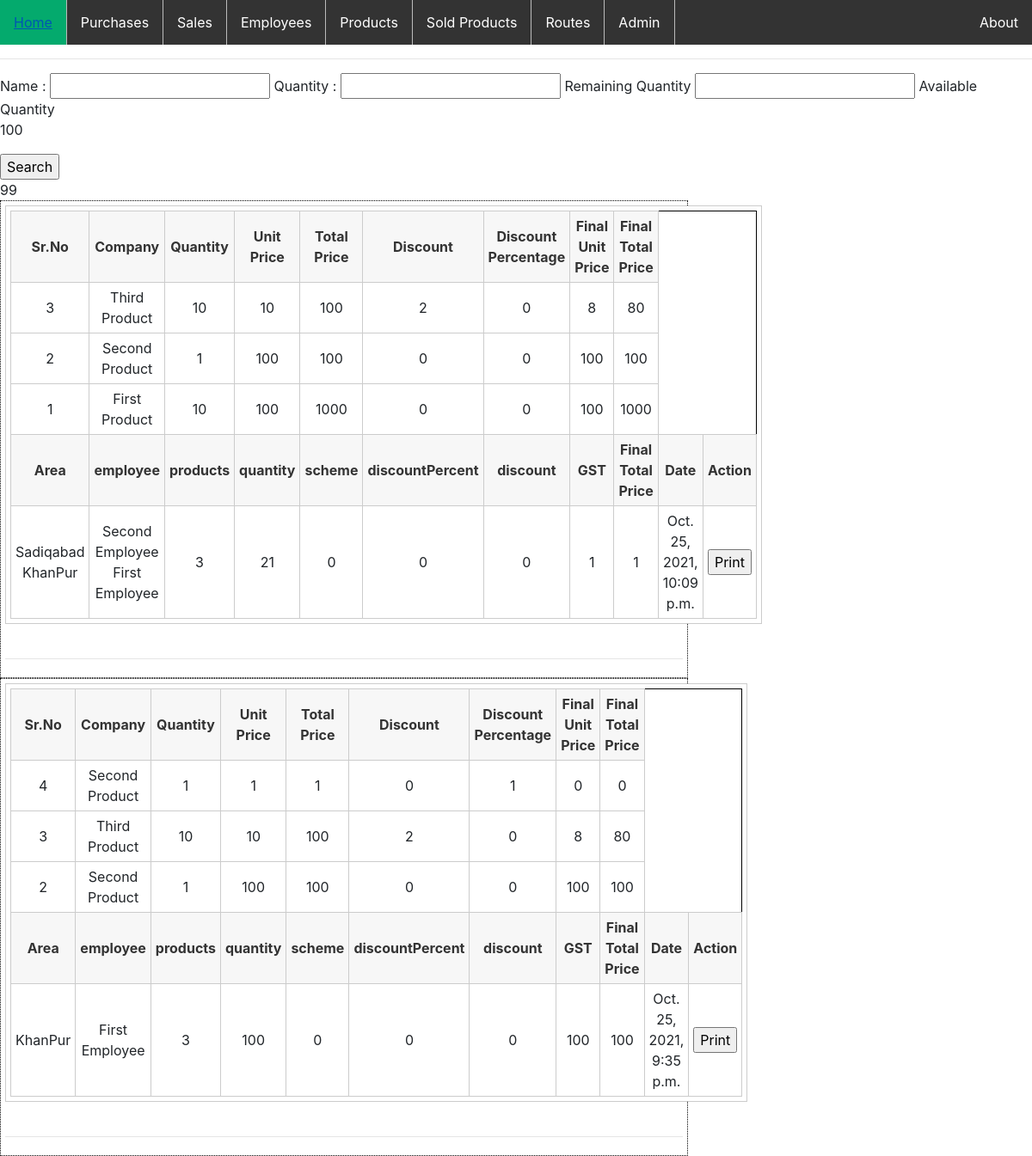
Page /sales/ on the committed database.
### touqeerapp1/models.py (models this page shows, shortened)
class sale(models.Model):
    Area = models.ManyToManyField(Routes)
    employee = models.ManyToManyField(Employee)
    products = models.ManyToManyField(Product)
    quantity = models.IntegerField(null=True)
    scheme = models.IntegerField(null=True)
    discountPercent = models.IntegerField(null=True)
    discount = models.IntegerField(null=True)
    gst = models.IntegerField(null=True)
    value = models.IntegerField(null=True)
    date_created = models.DateTimeField(auto_now_add=True, null=True)
    date = models.DateField(auto_now_add=True, null=True)
    user = models.ForeignKey(User,on_delete=models.CASCADE, related_name='admin2',null=True)
    saleproduct = models.ManyToManyField(SaleProduct,related_name='productforsale')
    class Meta:
        ordering = ('-date_created',)

class SaleProduct(models.Model):
    name = models.ForeignKey(Product,related_name='productName',on_delete=models.CASCADE,null=True)
    quantity = models.IntegerField( null=True)
    scheme = models.IntegerField( null=True)
    rate = models.IntegerField (null=True)
    discountPercent = models.IntegerField( null=True)
    discount = models.IntegerField( null=True)
    gst = models.IntegerField( null=True)
    value = models.IntegerField( null=True)
    date_created = models.DateTimeField(auto_now_add=True, null=True)
    product_image = models.ImageField(upload_to='product_image/', null=True, blank=True)
    class Meta:
        ordering = ('-date_created',)

class Product(models.Model):
    name = models.CharField(max_length=80, unique=True)
    quantity = models.IntegerField( null=True)
    scheme = models.IntegerField( null=True)
    rate = models.IntegerField (null=True)
    discountPercent = models.IntegerField( null=True)
    discount = models.IntegerField( null=True)
    gst = models.IntegerField( null=True)
    value = models.IntegerField( null=True)
    date_created = models.DateTimeField(auto_now_add=True, null=True)
    product_image = models.ImageField(upload_to='product_image/', null=True, blank=True)
    class Meta:
        ordering = ('-date_created',)
    def __str__(self):
        return  self.name

class Routes(models.Model):
    AreaName = models.CharField(max_length=80, unique=True)
    AreaDistance = models.CharField(max_length=80, unique=True)
    user = models.ForeignKey(User,on_delete=models.CASCADE, related_name='admins',null=True)
    date_created = models.DateTimeField(auto_now_add=True, null=True)
    class Meta:
        ordering = ('-date_created',)

class Employee(models.Model):
    name = models.CharField(max_length=80, unique=True)
    phone = models.CharField(max_length=80, unique=True)
    email = models.EmailField(max_length=80, unique=True)
    HomeAdress = models.CharField(max_length=80, unique=True)
    Area = models.ManyToManyField(Routes)
    Salary = models.CharField(max_length=80, unique=True)
    user = models.ForeignKey(User,on_delete=models.CASCADE, related_name='admin1',null=True)
    date_created = models.DateTimeField(auto_now_add=True, null=True)
    class Meta:
        ordering = ('-date_created',)

### touqeerapp1/views.py (the view)
# urls.py: path('sales/',views.sales),
def sales(request):
    if request.method=="POST":
        product = request.POST.get('productname')
        quantity = request.POST.get('quantity')
        remaining = request.POST.get('remaining')
        Product.objects.all().filter(name = product).update(quantity = remaining)
        q = Product(name = product)
        quant = q.quantity;
        result = Product.objects.all().filter(name = product)
        data = OrderItem.objects.all()
        context = {'result':result,'q':quant,'data':data}
        return render(request,'touqeerapp/sales.html',context)
    else:
        data = sale.objects.all()
        q = Product.objects.filter(name='Second Product').values('quantity')
        quan = q.annotate(difference = F('quantity')-1)
        quant = quan
        context = {'q': quant,'data':data}
        return render(request,'touqeerapp/sales.html',context)

### touqeerapp1/templates/touqeerapp/sales.html (shortened to what this page needs)
{% extends 'touqeerapp/main.html' %}
{% load mathfilters %}
  {% block content %}
<form method="post">
Name : <input type="text" name="productname">
    Quantity : <input type="text" oninput="myFunction()" id ="q1"name="quantity">
    {% for q in q %}
    Remaining Quantity
    <input type="text" id="q2"  name="remaining"value="">
    Available Quantity<p id="q3">{{q.quantity}}</p>
{%endfor%}
<input type="submit" value="Search">
    </form>
{% for q in q %}
{{q.difference}}
{%endfor%}
{% for data in data %}
<div id="dvContents{{data.id}}" style="border: 1px dotted black; padding: 5px; width:800px;text-align:center">
<table cellspacing="0" cellpadding="0" border="1px" bgcolor="#ffffff" style="text-align:center">
	<tr>
		<td>
<table cellspacing="3" border="0" style="text-align:center; border: 1px solid black;" >
    <thead ><tr bgcolor="#ffffff" >
    <th>Sr.No</th><th>Company</th><th>Quantity</th><th>Unit Price</th><th>Total Price</th><th>Discount</th><th>Discount Percentage</th>
        <th>Final Unit Price</th><th>Final Total Price</th>
    </tr>
</thead>
    <tbody>
    {% for product in data.saleproduct.all %}
    <tr bgcolor="#ffffff"><td>{{product.id}}</td><td>{{product.name}}</td><td>{{product.quantity}}</td><td>{{product.rate}}</td>
        <td>{{product.rate|mul:product.quantity}}</td>
        <td>{{product.discount}}</td><td>{{product.discountPercent}}</td>
    <td>{{product.rate|sub:product.discountPercent|sub:product.discount }}</td>
        <td>{{product.rate|sub:product.discountPercent|sub:product.discount|mul:product.quantity }}</td>
    </tr>
{%endfor%}
    <thead ><tr bgcolor="#ffffff">
    <th>Area</th><th>employee</th><th>products</th><th>quantity</th><th>scheme</th><th>discountPercent</th><th>discount</th>
        <th>GST</th><th>Final Total Price</th><th>Date</th><th>Action</th>
    </tr>
</thead><tbody>
<tr bgcolor="#ffffff"><td>   {% for area in data.Area.all %}{{area.AreaName}} {%endfor%}</td><td>    {% for employee in data.employee.all %}{{employee.name}} {%endfor%}
</td><td>{{data.saleproduct.count}}</td><td>{{data.quantity}}</td>
        <td>{{data.discount}}</td><td>{{data.discountPercent}}</td>
    <td>{{data.gst }}</td>
        <td>{{data.value }}</td><td>{{data.value }}</td>
    <td>{{data.date_created}}</td><td><input type="button" onclick="PrintTable({{data.id}});" value="Print"/></td>
</tr></tbody>
</tbody>
    </table>
            	</td>
	</tr>
</table>
<br><hr>
</div>
  {% endfor %}
{% endblock %}

### touqeerapp1/templates/touqeerapp/main.html (style rules this page uses)
table, td, th { border: 1px solid black; }
table { border-collapse: collapse; width: 100%; }
th { text-align: left; }
body { font-family: Arial; font-size: 10pt; }
table { border: 1px solid #ccc; border-collapse: collapse; }
table th { background-color: #F7F7F7; color: #333; font-weight: bold; }
table th, table td { padding: 5px; border: 1px solid #ccc; }

### rows in the picture
sale: saleproduct.count "3", quantity "21", discount "0", discountPercent "0", gst "0", value "1", date_created "Oct. 25, 2021, 10:09 p.m."
SaleProduct: id "3", name "Third Product", quantity "10", rate "10", rate|mul "100", discount "2", discountPercent "0", rate|sub "8", rate|sub "80"
SaleProduct: id "2", name "Second Product", quantity "1", rate "100", rate|mul "100", discount "0", discountPercent "0", rate|sub "100"
SaleProduct: id "1", name "First Product", quantity "10", rate "100", rate|mul "1000", discount "0", discountPercent "0", rate|sub "100", rate|sub "1000"
Routes: AreaName "Sadiqabad"
Routes: AreaName "KhanPur"
Employee: name "Second Employee"
Employee: name "First Employee"
sale: saleproduct.count "3", quantity "100", discount "0", discountPercent "0", gst "0", value "100", date_created "Oct. 25, 2021, 9:35 p.m."
SaleProduct: id "4", name "Second Product", quantity "1", rate "1", rate|mul "1", discount "0", discountPercent "1", rate|sub "0"

### other values in the picture
{{ q.quantity }} "100"
{{ q.difference }} "99"
